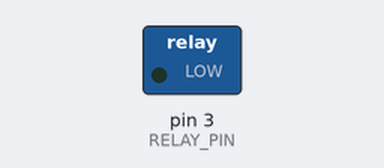
Simulated run of this sketch. Board: Arduino Uno, built with avr-gcc and run on an emulated ATmega328P. Parts: switched loads named in the sketch (green lamp = pin HIGH).

Above: at 2.5 s.
At 7.5 s:
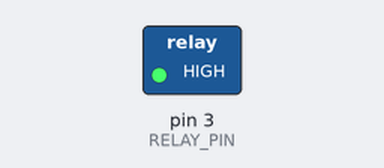
Timing chart, 0 to 13.0 s (numbered marks = the images above):
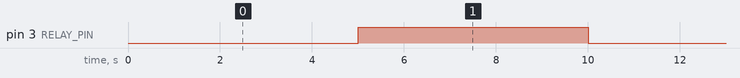

Measured:
- by itself, pin 3 (RELAY_PIN): alternates HIGH for 5.0 s and LOW for 5.0 s

The sketch:

water_pump.ino
```cpp
const int RELAY_PIN = 3;

void setup() {
  pinMode(RELAY_PIN, OUTPUT);
  digitalWrite(RELAY_PIN, HIGH);  // OFF for active-low relay
}

void loop() {
  digitalWrite(RELAY_PIN, LOW);   // Pump ON
  delay(5000);

  digitalWrite(RELAY_PIN, HIGH);  // Pump OFF
  delay(5000);
}
```
